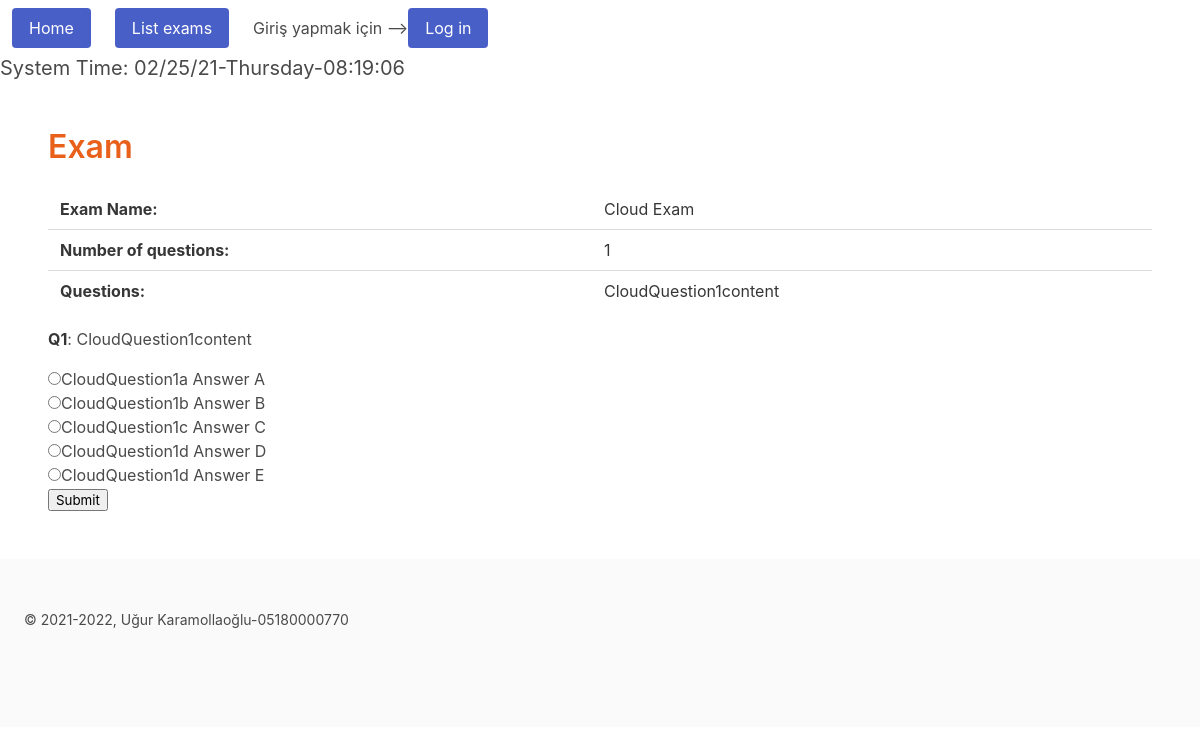
Page /exams/1 on the earlier database version.
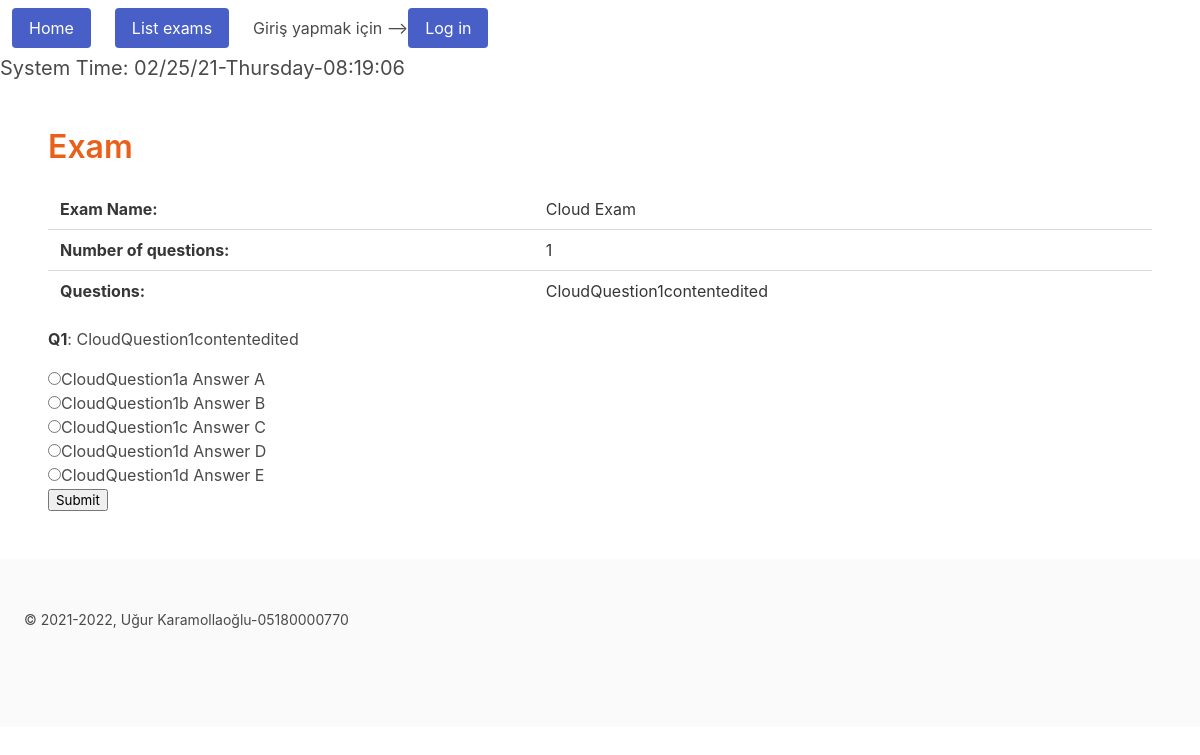
Same page on the later database version.
### tables this page shows
CREATE TABLE exam (examno INTEGER PRIMARY KEY AUTOINCREMENT, 
					examname VARCHAR(50) NOT NULL,
					numberofquestions INTEGER, 
					question VARCHAR(100), 
					a VARCHAR(100), 
					b VARCHAR(100), 
					c VARCHAR(100), 
					d VARCHAR(100), 
					e VARCHAR(100));

### views.py (the view)
def exam_page(exam_key):
    db = current_app.config["db"]
    exam = db.get_exam(exam_key)
    if exam is None:
        abort(404)
    x = datetime.now()
    date = x.strftime("%x")
    day_name = x.strftime("%A")
    time = x.strftime("%X")
    return render_template("exam.html", exam=exam, date = date, day_name = day_name, time = time)

### database.py (called while the page is built)
    def get_exam(self, exam_key):
        with dbapi2.connect(self.dbfile) as connection:
            cursor = connection.cursor()
            query = "SELECT examname, numberofquestions, question, a, b, c, d, e FROM exam WHERE (examno = ?)"
            cursor.execute(query, (exam_key,))
            examname, numberofquestions, question, a, b, c, d, e = cursor.fetchone()
        exam_ = Exam(examname, numberofquestions, question, a, b, c, d, e)
        return exam_

### templates/exam.html (shortened to what this page needs)
{% extends "layout.html" %}
{% block content %}
    <h1 class="title">Exam</h1>
    <table class="table">
      <tr>
        <th>Exam Name:</th>
        <td>{{ exam.examname }}</td>
      </tr>
      <tr>
        <th>Number of questions:</th>
        <td>{{ exam.numberofquestions }}</td>
      </tr>
      <tr>
        <th>Questions:</th>
        <td>{{ exam.question }}</td>
      </tr>
    </table>
    <form>
      <div class="question">
          <p><strong>Q1</strong>: {{ exam.question }}</p>
          <label>
              <input type="radio" name="one" value="a">{{ exam.a }} Answer A
          </label>
          <br>
          <label>
              <input type="radio" name="one" value="b">{{ exam.b }} Answer B
          </label>
          <br>
          <label>
              <input type="radio" name="one" value="c">{{ exam.c }} Answer C
          </label>
          <br>
          <label>
              <input type="radio" name="one" value="d">{{ exam.d }} Answer D
          </label>
          <br>
          <label>
              <input type="radio" name="one" value="d">{{ exam.d }} Answer E
          </label>
          <br>
      </div>
      <input type="submit" />
  </form>
{% endblock %}

### templates/layout.html (shortened to what this page needs)
<!DOCTYPE html>
<html lang="en">
    <head>
        <link rel="stylesheet"
            href="https://cdnjs.cloudflare.com/ajax/libs/bulma/0.7.1/css/bulma.min.css"/>
        <link rel="stylesheet"
            href="{{ url_for('static', filename='myexams.css') }}"/>
    </head>
    <body>
        <header>
            <nav class="navbar" aria-label="main navigation">
                <div class="navbar-brand">
                  <span class="navbar-item">
                    <a class="button is-link" href="{{ url_for('home_page') }}">Home</a>
                  </span>
                  <span class="navbar-item">
                    <a class="button is-link" href="{{ url_for('exams_page') }}">List exams</a>
                  </span>
                  <span class="navbar-item">
                  {% if not current_user.is_authenticated %}
                    Giriş yapmak için -->
                    <a class="button is-link" href="{{ url_for('login_page') }}">Log in</a>
                  {% else %}
                    {{ current_user.username }} olarak giris yapildi.
                    Çıkış yapmak için -->
                    <a class="button is-link" href="{{ url_for('logout_page') }}">Log out</a>
                  {% endif %}
                  </span>
                </div>
            </nav>
            <p class="subtitle">System Time: {{ date }}-{{ day_name }}-{{ time }}</p>
        </header>
        <main>
            <section class="section">
                <div class="content">
                    {% block content %}{% endblock %}
                </div>
            </section>
        </main>
        <footer class="footer">
            <div class="content">
                <small>&copy; 2021-2022, Uğur Karamollaoğlu-05180000770</small>
            </div>
        </footer>
    </body>
    <main>
      <section class="section">
      </section>
    </main>
</html>

### static/myexams.css (style rules this page uses)
h1.title { color: #e9601a; }

Differences in the rows shown:
changed exam "Cloud Exam": question "CloudQuestion1content" → "CloudQuestion1contentedited"
